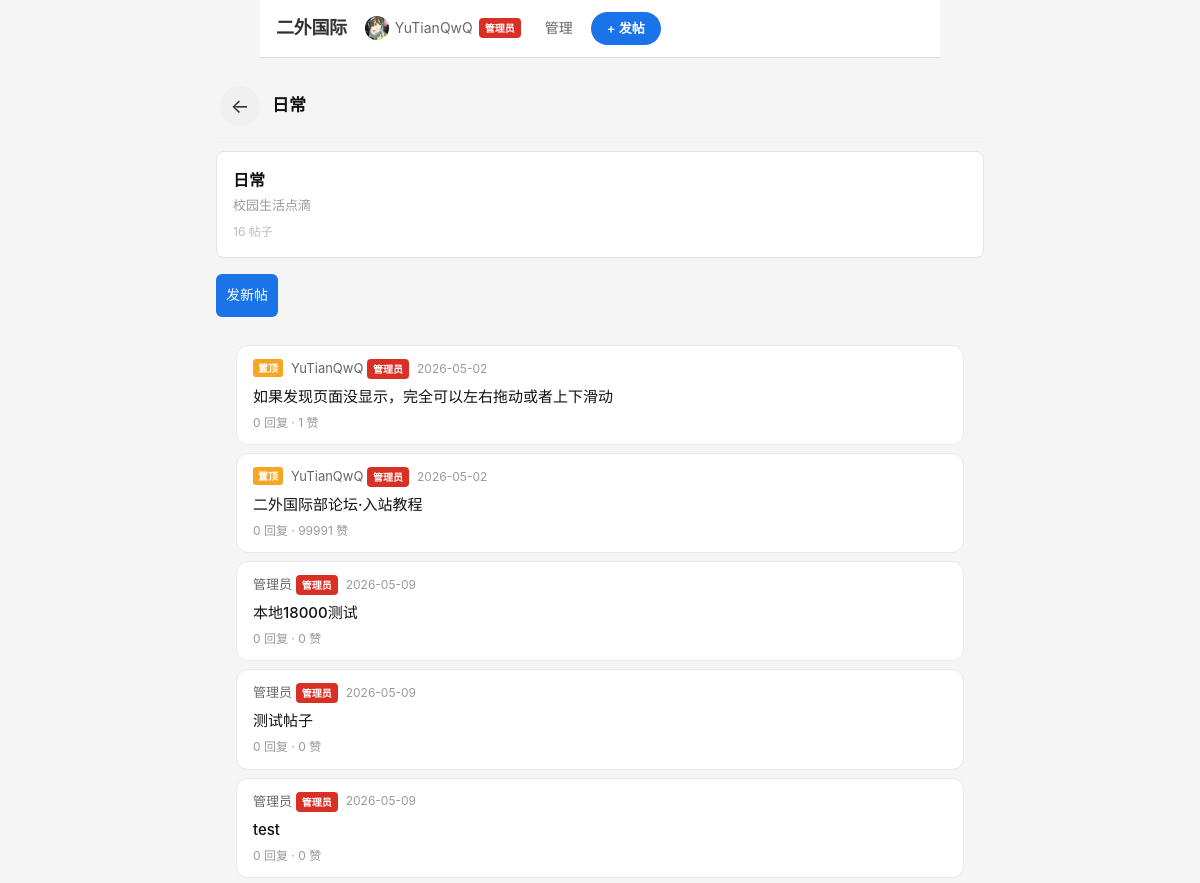
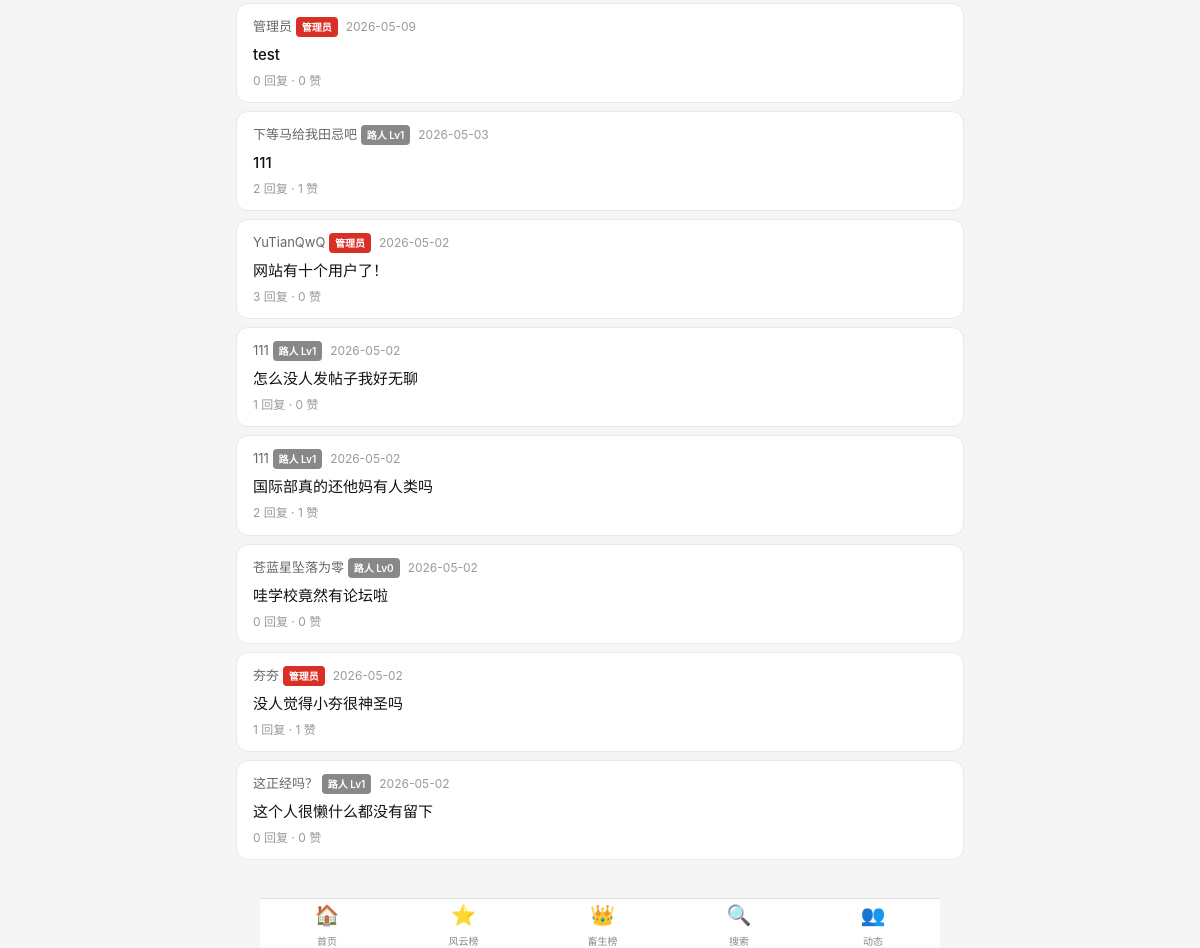
The app's page /board/daily (signed in) with its own data (2 pictures, top to bottom).
### tables this page shows
CREATE TABLE users (
            id INTEGER PRIMARY KEY AUTOINCREMENT,
            username TEXT UNIQUE NOT NULL,
            nickname TEXT NOT NULL,
            password_hash TEXT NOT NULL,
            avatar TEXT DEFAULT '',
            bio TEXT DEFAULT '',
            is_admin INTEGER DEFAULT 0,
            created_at TEXT DEFAULT (datetime('now'))
        , level INTEGER DEFAULT 0, exp INTEGER DEFAULT 0, is_banned INTEGER DEFAULT 0);

CREATE TABLE boards (
            id INTEGER PRIMARY KEY AUTOINCREMENT,
            slug TEXT UNIQUE NOT NULL,
            name TEXT NOT NULL,
            description TEXT DEFAULT '',
            color TEXT DEFAULT '#e07a5f',
            icon TEXT DEFAULT '📌',
            topic_count INTEGER DEFAULT 0,
            sort_order INTEGER DEFAULT 0
        );

CREATE TABLE topics (
            id INTEGER PRIMARY KEY AUTOINCREMENT,
            title TEXT NOT NULL,
            content TEXT NOT NULL,
            board_id INTEGER NOT NULL,
            user_id INTEGER NOT NULL,
            is_anonymous INTEGER DEFAULT 0,
            view_count INTEGER DEFAULT 0,
            like_count INTEGER DEFAULT 0,
            reply_count INTEGER DEFAULT 0,
            is_pinned INTEGER DEFAULT 0,
            created_at TEXT DEFAULT (datetime('now')),
            updated_at TEXT DEFAULT (datetime('now'))
        );

### app.py (the view)
@app.route('/board/<slug>')
def board_page(slug):
    user = get_current_user()
    conn = get_db()
    cur = conn.cursor()
    board = cur.execute("SELECT * FROM boards WHERE slug = ?", (slug,)).fetchone()
    if not board:
        conn.close()
        return "版块不存在", 404
    topics = cur.execute("""
        SELECT t.*, u.nickname as author_nickname, u.avatar as author_avatar, u.is_admin as author_is_admin, u.level as author_level
        FROM topics t
        LEFT JOIN users u ON t.user_id = u.id
        WHERE t.board_id = ?
        ORDER BY t.is_pinned DESC, t.created_at DESC
        LIMIT 50
    """, (board['id'],)).fetchall()
    conn.close()
    return render_template('board.html', board=dict(board), topics=list(topics), user=user)

### app.py (called while the page is built)
def get_db():
    conn = sqlite3.connect(DB_PATH, timeout=30)
    conn.execute("PRAGMA busy_timeout = 30000")
    conn.execute("PRAGMA journal_mode = WAL")
    conn.row_factory = sqlite3.Row
    return conn

def get_current_user():
    user_id = session.get('user_id')
    if not user_id:
        return None
    conn = get_db()
    user = conn.execute("SELECT id, username, nickname, avatar, bio, is_admin, level, exp, created_at FROM users WHERE id = ?", (user_id,)).fetchone()
    conn.close()
    return dict(user) if user else None

@app.context_processor
def inject_user():
    from flask import session, g
    user = get_current_user()
    return dict(user=user)

### templates/board.html (shortened to what this page needs)
{% extends "base.html" %}
{% block content %}
<div class="nav-bar">
  <a href="javascript:goBack()" class="back-btn">←</a>
  <span class="nav-title">{{ board.name }}</span>
</div>
<div style="background:#fff;border:1px solid #e4e4e4;border-radius:8px;padding:16px;margin-bottom:16px">
  <div style="font-size:16px;font-weight:600;color:#111">{{ board.name }}</div>
  <div style="font-size:13px;color:#999;margin-top:2px">{{ board.description }}</div>
  <div style="font-size:12px;color:#bbb;margin-top:6px">{{ board.topic_count }} 帖子</div>
</div>
{% if user %}
<a href="/new/{{ board.slug }}" class="btn btn-block mb-16" style="background:#1a73e8;color:#fff;padding:10px;border-radius:6px;text-align:center">发新帖</a>
{% endif %}
<div class="topic-feed">
{% for t in topics %}
  <a href="/topic/{{ t.id }}" class="topic-card" style="padding:12px 16px">
    <div style="display:flex;align-items:center;gap:8px;margin-bottom:6px">
      {% if t.is_pinned %}<span style="background:#f5a623;color:#fff;font-size:10px;padding:1px 5px;border-radius:3px;font-weight:600">置顶</span>{% endif %}
      <span style="font-size:13px;color:#666">{{ t.author_nickname if not t.is_anonymous else '匿名' }}{{ level_badge(t.author_level or 0, 'xs', t.author_is_admin) }}</span>
      <span style="font-size:12px;color:#999">{{ t.created_at[:10] }}</span>
    </div>
    <div style="font-size:15px;color:#111;font-weight:500">{{ t.title }}</div>
    <div style="font-size:12px;color:#999;margin-top:4px">{{ t.reply_count }} 回复 · {{ t.like_count }} 赞</div>
  </a>
{% else %}
  <div class="empty-state">还没有帖子，快来说点什么吧</div>
{% endfor %}
</div>
{% endblock %}

### templates/base.html (shortened to what this page needs)
<!DOCTYPE html>
<html lang="zh">
<head>
<link rel="stylesheet" href="{{ url_for('static', filename='style.css') }}">
{% macro user_avatar(avatar, nickname) %}
{% if avatar %}
<img src="{{ avatar }}" style="width:24px;height:24px;border-radius:50%;object-fit:cover" alt="{{ nickname }}">
{% else %}
<span style="width:24px;height:24px;border-radius:50%;background:#4a90d9;color:#fff;display:inline-flex;align-items:center;justify-content:center;font-size:11px;font-weight:600">{{ nickname[:1] }}</span>
{% endif %}
{% endmacro %}
{% macro level_badge(level, size='xs', is_admin=False) %}
{% if is_admin %}
<span style="display:inline-flex;align-items:center;padding:2px 6px;background:#d93025;color:#fff;font-size:{% if size=='xs' %}10px{% elif size=='sm' %}12px{% else %}14px{% endif %};border-radius:4px;font-weight:600">管理员</span>
{% elif level >= 80 %}
<span style="display:inline-flex;align-items:center;padding:2px 6px;background:#e07a5f;color:#fff;font-size:{% if size=='xs' %}10px{% elif size=='sm' %}12px{% else %}14px{% endif %};border-radius:4px;font-weight:600">大师 Lv{{ level }}</span>
{% elif level >= 60 %}
<span style="display:inline-flex;align-items:center;padding:2px 6px;background:#9b5de5;color:#fff;font-size:{% if size=='xs' %}10px{% elif size=='sm' %}12px{% else %}14px{% endif %};border-radius:4px;font-weight:600">老手 Lv{{ level }}</span>
{% elif level >= 40 %}
<span style="display:inline-flex;align-items:center;padding:2px 6px;background:#457b9d;color:#fff;font-size:{% if size=='xs' %}10px{% elif size=='sm' %}12px{% else %}14px{% endif %};border-radius:4px;font-weight:600">进阶 Lv{{ level }}</span>
{% elif level >= 20 %}
<span style="display:inline-flex;align-items:center;padding:2px 6px;background:#2a9d8f;color:#fff;font-size:{% if size=='xs' %}10px{% elif size=='sm' %}12px{% else %}14px{% endif %};border-radius:4px;font-weight:600">新人 Lv{{ level }}</span>
{% elif level >= 10 %}
<span style="display:inline-flex;align-items:center;padding:2px 6px;background:#f4a261;color:#fff;font-size:{% if size=='xs' %}10px{% elif size=='sm' %}12px{% else %}14px{% endif %};border-radius:4px;font-weight:600">新手 Lv{{ level }}</span>
{% else %}
<span style="display:inline-flex;align-items:center;padding:2px 6px;background:#888;color:#fff;font-size:{% if size=='xs' %}10px{% elif size=='sm' %}12px{% else %}14px{% endif %};border-radius:4px;font-weight:600">路人 Lv{{ level }}</span>
{% endif %}
{% endmacro %}
</head>
<body>
<nav class="navbar">
  <a href="/" class="navbar-brand">二外国际</a>
  <div class="navbar-links">
    {% if user %}
      <a href="/user/{{ user.id }}" class="navbar-link" style="display:flex;align-items:center;gap:6px">{{ user_avatar(user.avatar, user.nickname) }}<span>{{ user.nickname }}</span>{{ level_badge(user.level or 0, 'xs', user.is_admin) }}</a>
      {% if user.is_admin %}
      <a href="/admin" class="navbar-link">管理</a>
      {% endif %}
    {% else %}
      <a href="/login" class="navbar-link">登录</a>
      <a href="/register" class="navbar-link">注册</a>
    {% endif %}
  </div>
  {% if user %}
  <a href="/new/daily" class="navbar-post-btn">+ 发帖</a>
  {% endif %}
</nav>
<div class="container">
  {% block content %}{% endblock %}
</div>
<div class="bottom-nav">
  <a href="/" class="{% if request.path == '/' %}active{% endif %}">
    <span class="nav-icon">🏠</span>
    <span>首页</span>
  </a>
  <a href="/famous" class="{% if request.path == '/famous' %}active{% endif %}">
    <span class="nav-icon">⭐</span>
    <span>风云榜</span>
  </a>
  <a href="/chef" class="{% if request.path == '/chef' %}active{% endif %}">
    <span class="nav-icon">👑</span>
    <span>畜生榜</span>
  </a>
  <a href="/search" class="{% if request.path == '/search' %}active{% endif %}">
    <span class="nav-icon">🔍</span>
    <span>搜索</span>
  </a>
  {% if user %}
  <a href="/following" class="{% if request.path == '/following' %}active{% endif %}">
    <span class="nav-icon">👥</span>
    <span>动态</span>
  </a>
  {% endif %}
</div>
</body>
</html>

### static/style.css (style rules this page uses)
*, *::before, *::after { box-sizing: border-box; margin: 0; padding: 0; }
body { font-family: -apple-system, BlinkMacSystemFont, 'Segoe UI', sans-serif; background: #fafafa; color: #222; font-size: 15px; line-height: 1.6; }
a { color: #1a73e8; text-decoration: none; }
img { max-width: 100%; }
.container { max-width: 680px; margin: 0 auto; padding: 0 16px 100px; }
.navbar { display: flex; align-items: center; gap: 10px; padding: 12px 16px; background: #fff; border-bottom: 1px solid #eee; position: sticky; top: 0; z-index: 100; max-width: 680px; margin: 0 auto; }
.navbar-brand { font-size: 17px; font-weight: 800; color: #111; text-decoration: none; white-space: nowrap; letter-spacing: -0.3px; flex-shrink: 0; }
.navbar-post-btn { background: #1a73e8; color: #fff !important; border-radius: 20px; padding: 7px 14px; font-size: 13px; font-weight: 600; text-decoration: none; display: inline-block; }
.navbar-link { font-size: 13px; color: #555; text-decoration: none; padding: 4px 6px; }
.topic-feed { display: flex; flex-direction: column; gap: 8px; padding: 10px 16px; }
.topic-card { background: #fff; border-radius: 12px; padding: 14px 16px; display: block; color: #111; border: 1px solid #e8e8e8; margin: 0; }
.btn { display: inline-block; padding: 8px 16px; background: #1a73e8; color: #fff; border-radius: 6px; font-size: 14px; cursor: pointer; border: none; text-decoration: none; }
.btn-block { display: block; text-align: center; }
.mb-16 { margin-bottom: 16px; }
.bottom-nav { display: flex; position: fixed; bottom: 0; left: 0; right: 0; background: #fff; border-top: 1px solid #eee; z-index: 150; max-width: 680px; margin: 0 auto; padding-bottom: env(safe-area-inset-bottom); }
@media (min-width: 480px) { .container { padding: 0 20px 100px; } }
@media (min-width: 480px) { .navbar { padding: 12px 20px; } }
@media (min-width: 480px) { .topic-feed { padding: 12px 20px; } }
.nav-bar { display: flex; align-items: center; gap: 12px; padding: 12px 4px; border-bottom: 1px solid #eee; margin-bottom: 12px; }
.back-btn { display: inline-flex; align-items: center; justify-content: center; width: 40px; height: 40px; background: #f0f0f0; border-radius: 50%; font-size: 20px; color: #333; text-decoration: none; flex-shrink: 0; transition: background 0.15s; }
.nav-title { font-size: 17px; font-weight: 700; color: #111; }
@media (min-width: 640px) { body { font-size: 15px; } }

### templates/base.html (style rules this page uses)
* { box-sizing: border-box; margin: 0; padding: 0; }
body { font-family: -apple-system, BlinkMacSystemFont, 'Segoe UI', Roboto, sans-serif; background: #f5f5f5; min-height: 100vh; padding-bottom: 60px; }
.navbar { background: #fff; border-bottom: 1px solid #e0e0e0; padding: 12px 16px; display: flex; align-items: center; gap: 12px; position: sticky; top: 0; z-index: 100; }
.navbar-brand { font-size: 18px; font-weight: 700; color: #333; text-decoration: none; white-space: nowrap; }
.navbar-links { display: flex; gap: 12px; align-items: center; white-space: nowrap; }
.navbar-link { color: #666; text-decoration: none; font-size: 14px; }
.navbar-post-btn { background: #1a73e8; color: #fff; border: none; border-radius: 20px; padding: 6px 16px; font-size: 13px; font-weight: 600; cursor: pointer; text-decoration: none; }
.container { max-width: 800px; margin: 16px auto; padding: 0 16px; }
.btn { display: inline-block; padding: 8px 16px; border-radius: 6px; text-decoration: none; font-size: 14px; cursor: pointer; border: none; }
.bottom-nav { position: fixed; bottom: 0; left: 0; right: 0; height: 50px; background: #fff; border-top: 1px solid #e0e0e0; display: flex; justify-content: space-around; align-items: center; z-index: 150; }
.bottom-nav a { display: flex; flex-direction: column; align-items: center; gap: 2px; color: #888; text-decoration: none; font-size: 10px; }
.bottom-nav .nav-icon { font-size: 20px; }

### records on screen
users: avatar (picture), nickname "YuTianQwQ"
boards: name "日常", description "校园生活点滴", topic_count "16"
topics: is_pinned "置顶", is_anonymous.nickname "YuTianQwQ", shows "管理员", created_at "2026-05-02", title "如果发现页面没显示，完全可以左右拖动或者上下滑动", reply_count "0", like_count "1"
topics: is_pinned "置顶", is_anonymous.nickname "YuTianQwQ", shows "管理员", created_at "2026-05-02", title "二外国际部论坛·入站教程", reply_count "0", like_count "99991"
topics: is_anonymous.nickname "管理员", created_at "2026-05-09", title "本地18000测试", reply_count "0", like_count "0"
topics: is_anonymous.nickname "管理员", created_at "2026-05-09", title "测试帖子", reply_count "0", like_count "0"
topics: is_anonymous.nickname "管理员", created_at "2026-05-09", title "test", reply_count "0", like_count "0"
topics: is_anonymous.nickname "管理员", created_at "2026-05-09", title "test", reply_count "0", like_count "0"
topics: is_anonymous.nickname "下等马给我田忌吧", level "1", created_at "2026-05-03", title "111", reply_count "2", like_count "1"
topics: is_anonymous.nickname "YuTianQwQ", shows "管理员", created_at "2026-05-02", title "网站有十个用户了！", reply_count "3", like_count "0"
topics: is_anonymous.nickname "111", level "1", created_at "2026-05-02", title "怎么没人发帖子我好无聊", reply_count "1", like_count "0"
topics: is_anonymous.nickname "111", level "1", created_at "2026-05-02", title "国际部真的还他妈有人类吗", reply_count "2", like_count "1"
topics: is_anonymous.nickname "苍蓝星坠落为零", level "0", created_at "2026-05-02", title "哇学校竟然有论坛啦", reply_count "0", like_count "0"
topics: is_anonymous.nickname "夯夯", shows "管理员", created_at "2026-05-02", title "没人觉得小夯很神圣吗", reply_count "1", like_count "1"
topics: is_anonymous.nickname "这正经吗？", board "1", created_at "2026-05-02", title "这个人很懒什么都没有留下", reply_count "0", like_count "0"
